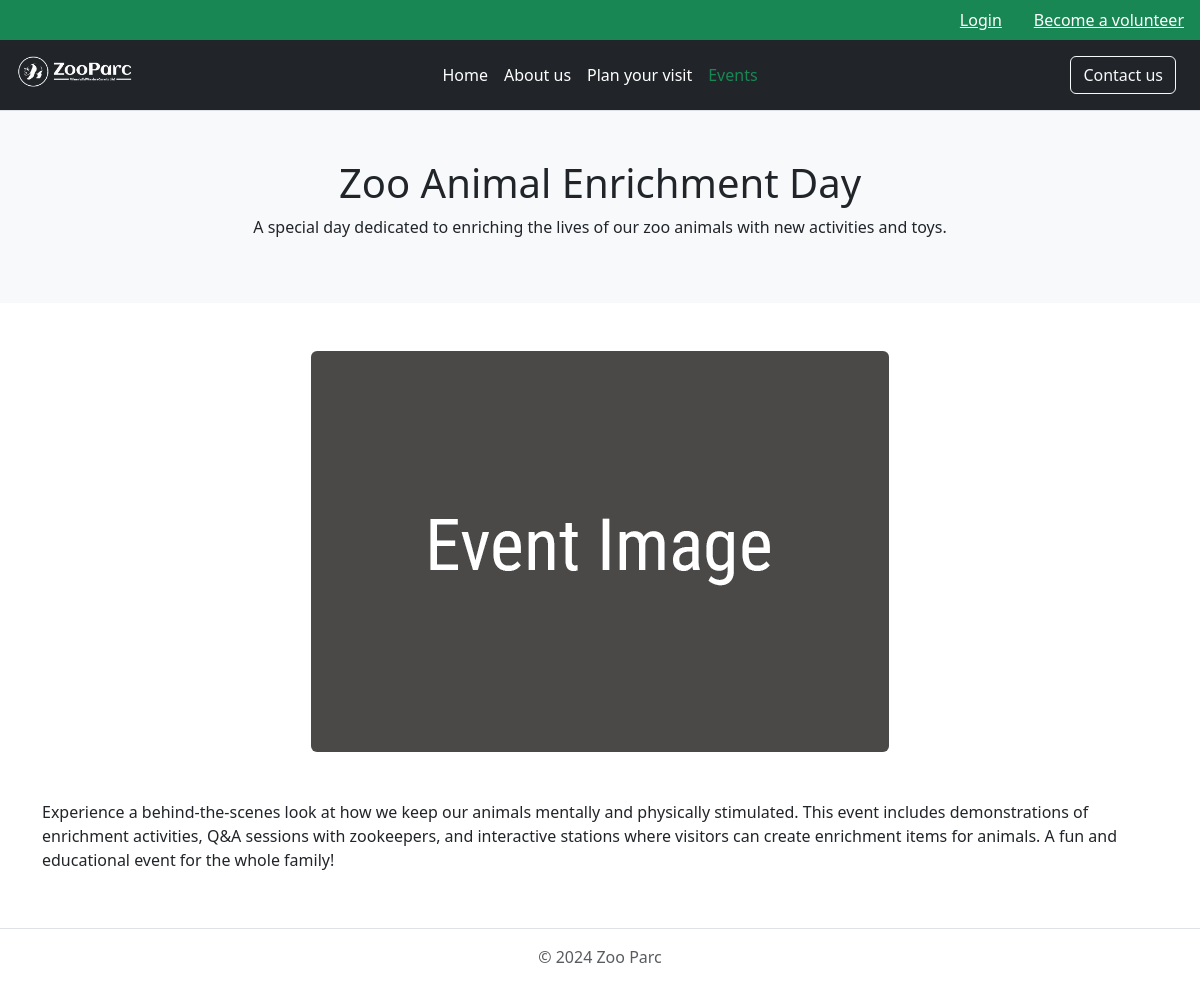
Screenshot of /evt.php?id=5 with the database file from the repository.
### tables this page shows
CREATE TABLE `event` (
  `id` int NOT NULL,
  `name` char(50) NOT NULL,
  `short_description` varchar(150) NOT NULL,
  `description` text NOT NULL,
  `image` char(50) NOT NULL
);

### evt.php (the view, shortened to what this page needs)
<?php
try {
    $conn = connection::getConnection();
    $id = isset($_GET['id']) ? (int) $_GET['id'] : 0;
    $stmt = $conn->prepare("SELECT * FROM event WHERE id = :id LIMIT 1");
    $stmt->bindParam(':id', $id, PDO::PARAM_INT);
    $stmt->execute();
    $event = $stmt->fetch(PDO::FETCH_ASSOC);
} catch (Exception $ex) {
    echo "Error: " . $ex->getMessage();
    exit;
}
?>
<!DOCTYPE html>
<html lang="en">
<head>
    <link href="./css/bootstrap.min.css" rel="stylesheet">
    <link rel="stylesheet" href="./css//main.css">
</head>
<body>
    <?php
    include './components/header.php'
    ?>
    <div class="my-0">
        <div class="p-5 text-center bg-body-tertiary">
            <h1><?php echo htmlspecialchars($event['name']); ?></h1>
            <p><?php echo htmlspecialchars($event['short_description']); ?></p>
        </div>
    </div>
    <div class="container mt-5">
        <img class="rounded mx-auto d-block" src="<?php echo './images/event-images/' . htmlspecialchars($event['image']); ?>" alt="<?php echo htmlspecialchars($event['name']); ?>" class="img-fluid">
        <br>
        <br>
        <p><?php echo nl2br(htmlspecialchars($event['description'])); ?></p>
    </div>
    <?php
    include './components/footer.php'
    ?>
</body>
</html>

### rows the page displays
event: name "Zoo Animal Enrichment Day", short_description "A special day dedicated to enriching the lives of our zoo animals with new activities and toys.", image (picture), description "Experience a behind-the-scenes look at how we keep our animals mentally and physically stimulated. This event includes demonstrations of enrichment activities, Q&A sessions with zookeepers, and interactive stations where visitors can create enrichment items for animals. A fun and educational event for the whole family!"
